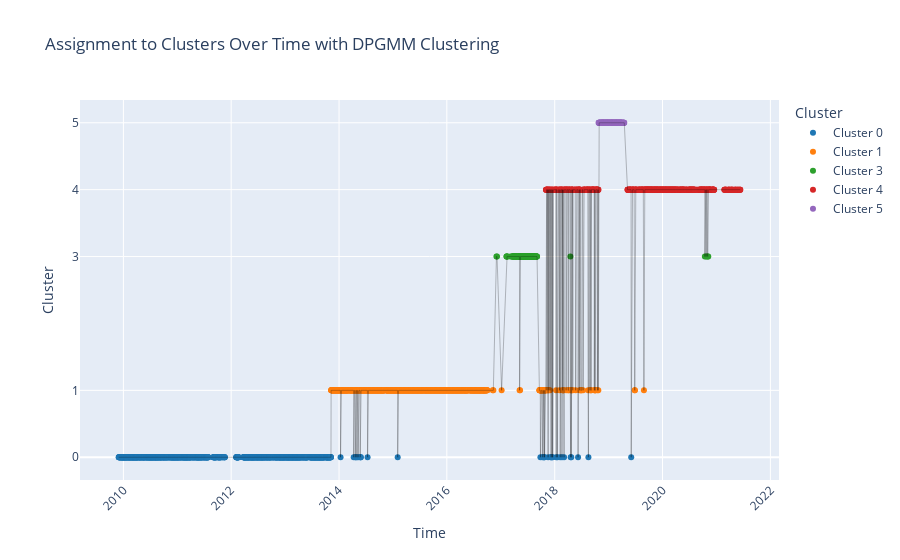

Notebook code cell kept with this figure:
### Markdown cell above
### Plot the Cluster Assignment over Time

### Code cell
name = "clusters_over_time_C.pdf"
save_path = save_dir / name
clustering_visualization.plot_clusters_over_time(data_with_dpgmm, cluster_color_map, 'DPGMM', save_path, save=True)
